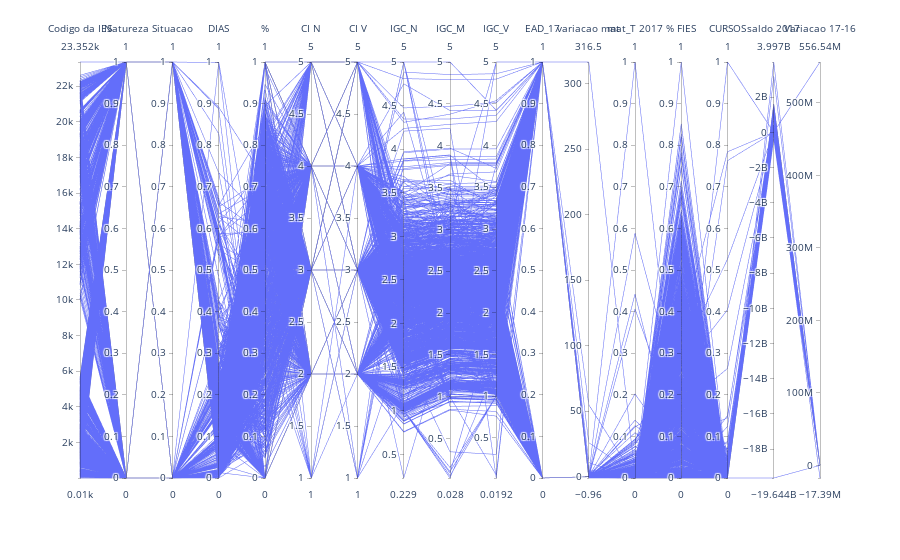

Here is the notebook cell this chart was saved with:
### Code cell
fig = px.parallel_coordinates(df_new)
fig.show()
fig.write_image("./graphs/parallel_new.png")

### Figure 1 — Plotly figure (JSON) as saved in the notebook; plotly's stock layout.template omitted (floating-point values rounded to 4 significant figures; data arrays with more than 128 entries replaced by an {"elided": "..."} marker saying what was removed)
{"data": [{"dimensions": [{"label": "Codigo da IES", "values": {"elided": "2177 int values"}}, {"label": "Natureza", "values": {"elided": "2177 int values"}}, {"label": "Situacao", "values": {"elided": "2177 int values"}}, {"label": "DIAS", "values": {"elided": "2177 float values"}}, {"label": "%", "values": {"elided": "2177 float values"}}, {"label": "CI N", "values": {"elided": "2177 int values"}}, {"label": "CI V", "values": {"elided": "2177 int values"}}, {"label": "IGC_N", "values": {"elided": "2177 float values"}}, {"label": "IGC_M", "values": {"elided": "2177 float values"}}, {"label": "IGC_V", "values": {"elided": "2177 float values"}}, {"label": "EAD_17", "values": {"elided": "2177 int values"}}, {"label": "variacao mat", "values": {"elided": "2177 float values"}}, {"label": "mat_T 2017", "values": {"elided": "2177 float values"}}, {"label": "% FIES", "values": {"elided": "2177 float values"}}, {"label": "CURSOS", "values": {"elided": "2177 float values"}}, {"label": "saldo 2017", "values": {"elided": "2177 float values"}}, {"label": "Variacao 17-16", "values": {"elided": "2177 float values"}}], "domain": {"x": [0, 1], "y": [0, 1]}, "name": "", "type": "parcoords"}], "layout": {"legend": {"tracegroupgap": 0}, "margin": {"t": 60}}}
